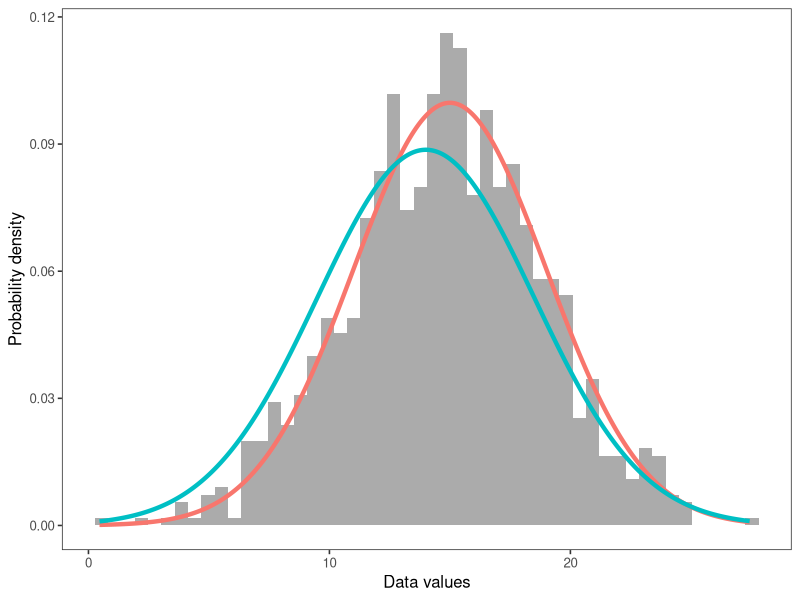
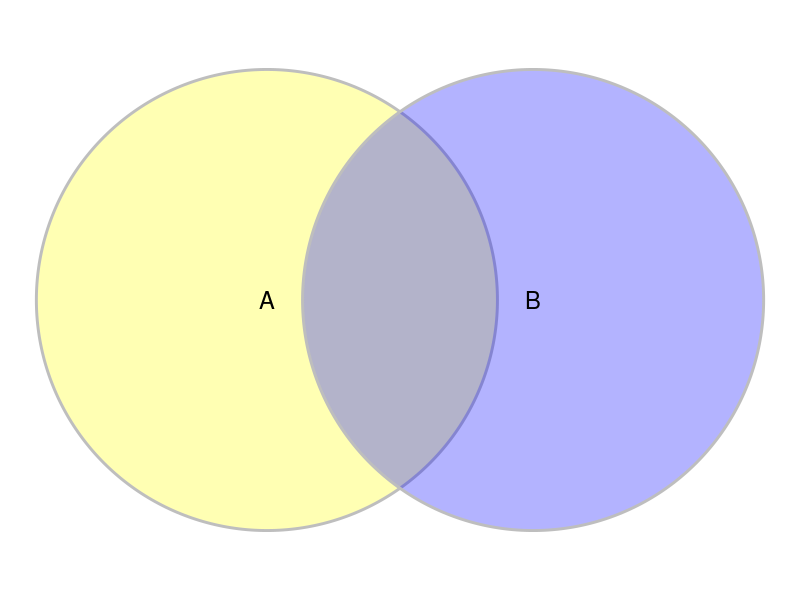
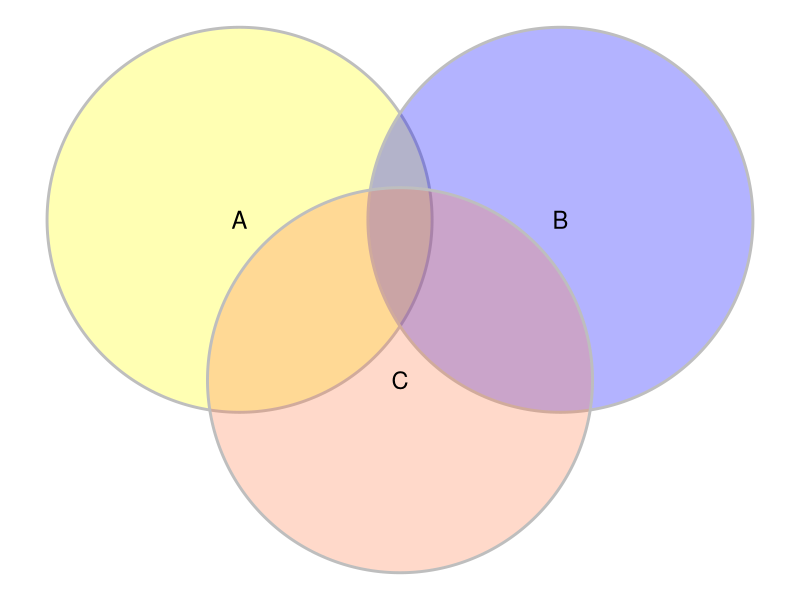

Generate these figures, in order, with R:
## ---- chunk 1
library(ggplot2)
library(ggforce)
library(DiagrammeR)
## ---- chunk 2
set.seed(8675301)
df_prob <- data.frame(value = rnorm(1000, mean = 15, sd = 4))

ggplot(df_prob) +
  geom_histogram(aes(x = value, 
                     y = ..density..),
                     alpha = 0.5,
                 bins = 50) +
  stat_function(fun = dnorm, n = 1000, args = list(mean = 15, sd = 4),
                aes(color = "a"), size = 1.5) +
  stat_function(fun = dnorm, n = 1000, args = list(mean = 14, sd = 4.5),
                aes(color = "b"), size = 1.5) +  
  ylab("Probability density") +
  xlab("Data values") +
  theme_bw(base_size = 12) +
  theme(panel.grid = element_blank()) +
  guides(color = "none")
## ---- chunk 3
df.venn <- data.frame(x = c(0.866, -0.866),
                      y = c( -0.5, -0.5),
                      labels = c('B', 'A'))
                      
# df.pt <- data.frame(x= c(-1.3, -1, 1,
#                           -0.4, -0.3, -0.7, 
#                           1.4, 1.3, 1.1, 1.6, 1.8, 1.2), 
#                     y = c(0.43, -1.3, 0.2, 
#                           0, -0.4, 0.3, 
#                           -0.21, -1.56, -0.75, 0.75, 0.56, 0.2), 
#                         name = 1)
                          
venn <- ggplot() +
  geom_circle(data = df.venn, 
              aes(x0 = x, y0 = y, r = 1.5, fill = labels), 
              alpha = .3, size = 1, colour = 'grey') +
  geom_text(data = df.venn, 
            aes(x = x, y = y, label = labels),
            size = 6) +
  coord_fixed() +  
  theme_void() +
  scale_fill_manual(values = c("yellow", "blue")) +
  guides(fill = "none")
  
print(venn)
## ---- chunk 4
df.venn <- data.frame(x = c(-1, 0, 1),
                      y = c( 0, -1, 0),
                      labels = c('A', 'C', 'B'))
                      
# df.pt <- data.frame(x= c(-1.3, -1, 1,
#                           -0.4, -0.3, -0.7, 
#                           1.4, 1.3, 1.1, 1.6, 1.8, 1.2), 
#                     y = c(0.43, -1.3, 0.2, 
#                           0, -0.4, 0.3, 
#                           -0.21, -1.56, -0.75, 0.75, 0.56, 0.2), 
#                         name = 1)
                          
venn <- ggplot() +
  geom_circle(data = df.venn, 
              aes(x0 = x, y0 = y, r = 1.2, fill = labels), 
              alpha = .3, size = 1, colour = 'grey') +
  geom_text(data = df.venn, 
            aes(x = x, y = y, label = labels),
            size = 6) +
  coord_fixed() +  
  theme_void() +
  scale_fill_manual(values = c("yellow", "blue", "coral")) +
  guides(fill = "none")
  
print(venn)
## ---- chunk 5
grViz("digraph {
  graph [layout = dot, rankdir = TB, dir = back]
  
  node [shape = oval]        
  rec1 [label = 'A']
  rec2 [label = 'B']
  rec3 [label = 'C']
  
  # edge definitions with the node IDs
  rec1 -> rec2 -> rec3
  }",
  height = 300)
## ---- chunk 6
sf <- data.frame(y = c(138, 91, 132, 123, 173, 124, 109, 154, 138, 134),
                 x = c(72, 50, 55, 60, 78, 63, 54, 70, 80, 68))
## ---- chunk 7
grViz("digraph {
  graph [layout = dot, rankdir = TB]
  
  node [shape = oval]        
  rec1 [label = '&#945;']
  rec2 [label = '&#946;']
  rec3 [label = <<B>&#952;</B>>]
  rec4 [label = <<B>y</B>>]
  node [shape = rectangle] 
  rec5 [label = <<B>x</B>>]
  
  # edge definitions with the node IDs
  rec1 -> rec3 -> rec4 
  rec2 -> rec3
  rec4 -> rec5 [dir = back]
  }",
  height = 300)
